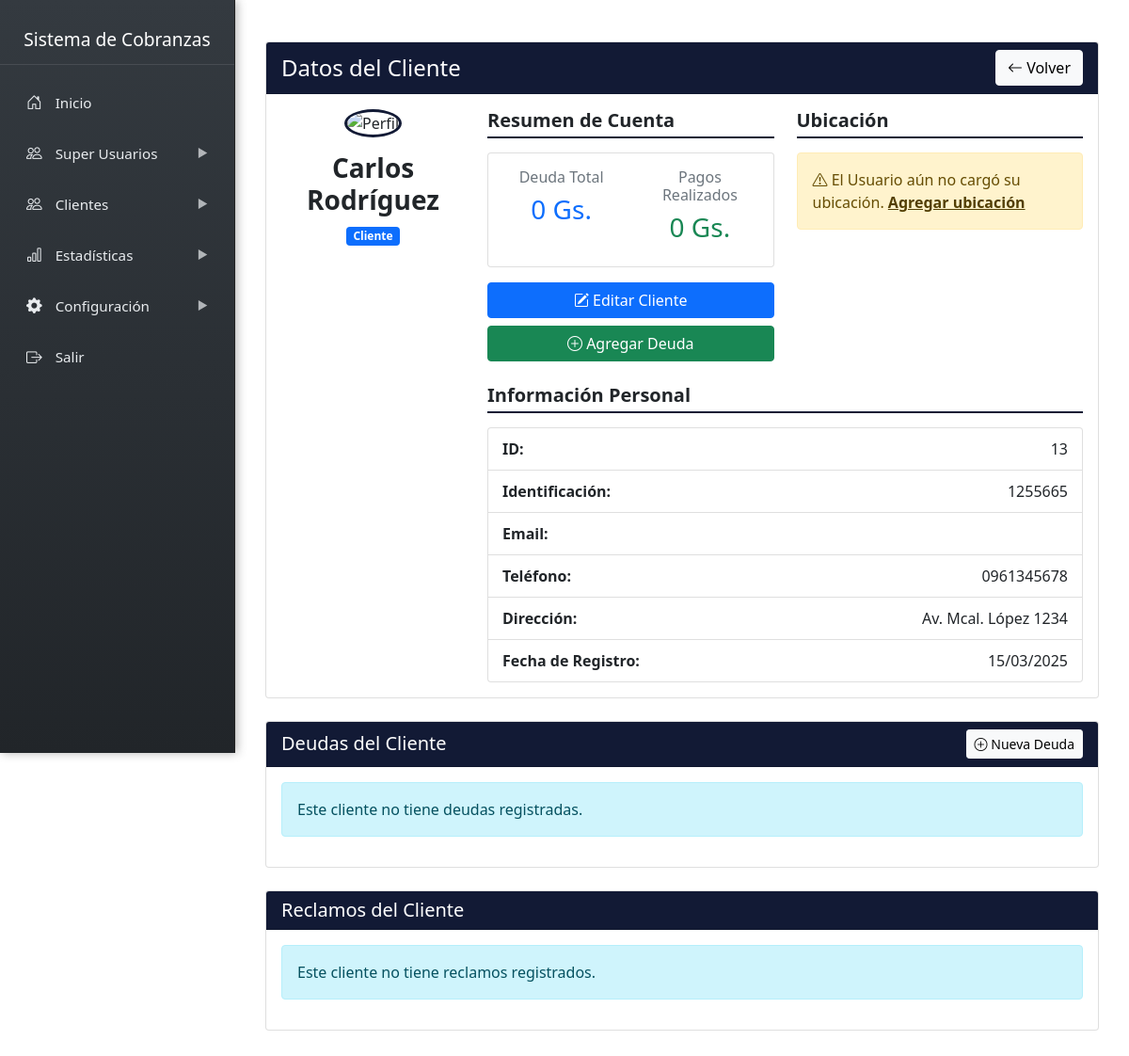
The page /admin/sidebar/clientes/cliente_datos.php?id=13 on the database as committed earlier.
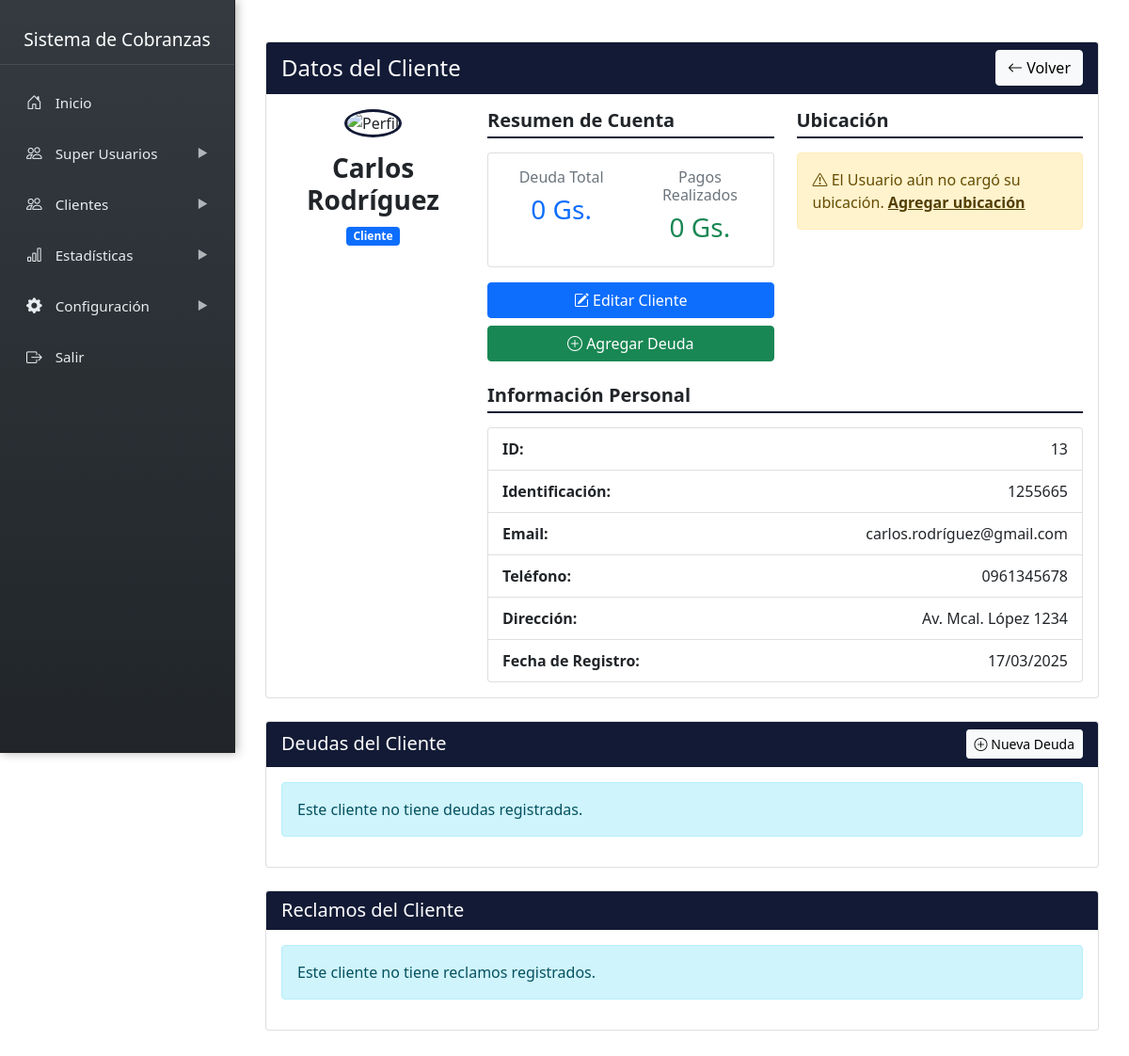
The same page on the database as committed later.
### tables this page shows
CREATE TABLE `clientes` (
  `id` int NOT NULL,
  `nombre` varchar(200) NOT NULL,
  `identificacion` varchar(20) DEFAULT NULL,
  `direccion` text,
  `ubicacion_link` text,
  `telefono` varchar(20) DEFAULT NULL,
  `email` varchar(100) DEFAULT NULL,
  `created_at` timestamp NULL DEFAULT CURRENT_TIMESTAMP,
  `imagen` varchar(255) NOT NULL DEFAULT 'default.png',
  `password` varchar(255) DEFAULT NULL
);

### admin/sidebar/clientes/cliente_datos.php (the view, shortened to what the changed rows need)
<?php include '../../../admin/include/sidebar.php'; ?>
<link rel="stylesheet" href="https://unpkg.com/leaflet@1.7.1/dist/leaflet.css" />
<?php
require_once '../cnx.php';
$cliente_id = $_GET['id'];
$query = "SELECT c.*
          FROM clientes c
          WHERE c.id = ?";
$stmt = $conn->prepare($query);
$stmt->bind_param("i", $cliente_id);
$stmt->execute();
$result = $stmt->get_result();
$cliente = $result->fetch_assoc();
?>
<div class="content-wrapper">
    <div class="container mt-4">
        <div class="row">
            <div class="col-md-12 mb-4">
                <div class="card">
                    <div class="card-body">
                        <div class="row">
                            <div class="col-md-3 text-center">
                                <div class="profile-img-container mb-3">
                                    <?php if(!empty($cliente['imagen']) && $cliente['imagen'] != 'default.png'): ?>
                                        <img src="../../../uploads/profiles/<?php echo $cliente['imagen']; ?>"
                                             alt="Perfil"
                                             class="img-fluid rounded-circle profile-image"
                                             style="width: 150px; height: 150px; object-fit: cover; border: 3px solid #121a35;">
                                    <?php else: ?>
                                        <img src="../../../uploads/profiles/default.png"
                                             alt="Perfil"
                                             class="img-fluid rounded-circle profile-image"
                                             style="width: 150px; height: 150px; object-fit: cover; border: 3px solid #121a35;">
                                    <?php endif; ?>
                                </div>
                                <h3 class="cliente-nombre"><?php echo htmlspecialchars($cliente['nombre']); ?></h3>
                                <span class="badge bg-primary">Cliente</span>
                            </div>
                            <div class="col-md-9">
                                <div class="row mt-4">
                                    <div class="col-md-12">
                                        <ul class="list-group cliente-info-list">
                                            <li class="list-group-item d-flex justify-content-between">
                                                <strong>ID:</strong>
                                                <span><?php echo $cliente['id']; ?></span>
                                            </li>
                                            <li class="list-group-item d-flex justify-content-between">
                                                <strong>Identificación:</strong>
                                                <span><?php echo htmlspecialchars($cliente['identificacion']); ?></span>
                                            </li>
                                            <li class="list-group-item d-flex justify-content-between">
                                                <strong>Email:</strong>
                                                <span><?php echo !empty($cliente['email']) ? htmlspecialchars($cliente['email']) : ''; ?></span>
                                            </li>
                                            <li class="list-group-item d-flex justify-content-between">
                                                <strong>Teléfono:</strong>
                                                <span><?php echo htmlspecialchars($cliente['telefono']); ?></span>
                                            </li>
                                            <li class="list-group-item d-flex justify-content-between">
                                                <strong>Dirección:</strong>
                                                <span><?php echo htmlspecialchars($cliente['direccion']); ?></span>
                                            </li>
                                            <li class="list-group-item d-flex justify-content-between">
                                                <strong>Fecha de Registro:</strong>
                                                <span><?php echo date('d/m/Y', strtotime($cliente['created_at'])); ?></span>
                                            </li>
                                        </ul>
                                    </div>
                                </div>
                            </div>
                        </div>
                    </div>
                </div>
            </div>
        </div>
    </div>
</div>

Rows that differ between the two databases and show on the page:
changed clientes "Carlos Rodríguez": email (not shown) → "carlos.rodríguez@gmail.com"; created_at "15/03/2025" → "17/03/2025"
